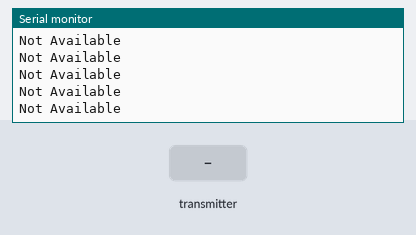
A sketch run on a simulated ESP32-S3. Shown: the last lines printed to the serial monitor. The test bench sets the inputs (shaded band). No radio packets arrive unless stated.

Above: at 1.2 s.
1.3 s: the transmitter starts sending dataReceived.0 = 0
At 1.57 s:
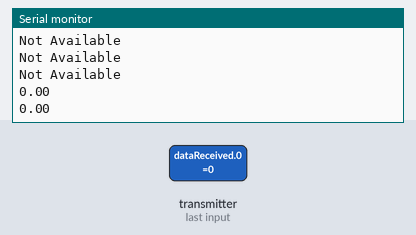
3.3 s: the transmitter starts sending dataReceived.1 = 25
At 3.57 s:
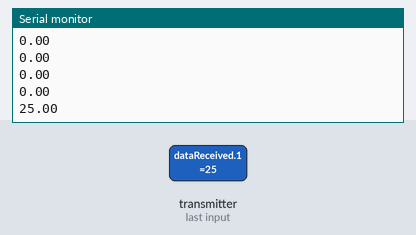
4.8 s: the transmitter starts sending dataReceived.0 = 50
6.3 s: the transmitter starts sending dataReceived.1 = 100
At 6.59 s:
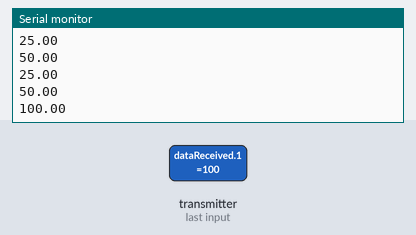
Timing chart, 0 to 8.8 s (numbered marks = the images above; inputs shaded):
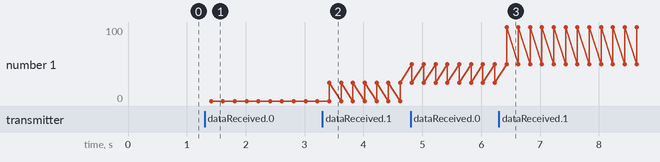

The sketch:

NRF_receiver_esp32.ino
```cpp
/*
nRF24L01    ESP32-S3
---------    ---------
   VCC   ---->  3.3V
   GND   ---->  GND
   CE    ---->  GPIO 4
   CSN   ---->  GPIO 5
   SCK   ---->  GPIO 15
   MOSI  ---->  GPIO 7
   MISO  ---->  GPIO 6

*/
#include <SPI.h>
#include <nRF24L01.h>
#include <RF24.h>

// Define CE and CSN pins for ESP32-S3
RF24 radio(4, 5);  // CE on GPIO 4, CSN on GPIO 5

const byte address[6] = "00001";

void setup() {
  Serial.begin(115200);

  // Initialize SPI communication on ESP32-S3 with specified pins
  SPI.begin(15, 6, 7, 5);  // SCK=15, MISO=6, MOSI=7, CSN=5

  radio.begin();

  // Check if the nRF24L01 module is connected
  if (radio.isChipConnected()) {
    Serial.println("nRF24L01 is connected successfully!");
  } else {
    Serial.println("ERROR: nRF24L01 is NOT connected. Please check wiring.");
    while (true); // Stop further execution if the module is not connected
  }

  radio.openReadingPipe(0, address);
  radio.setPALevel(RF24_PA_MAX);
  radio.setDataRate(RF24_2MBPS);
  radio.setChannel(119);  // Example of setting a higher channel
  radio.startListening();
}

void loop() {
  if (radio.available()) {
    float dataReceived[32];
    radio.read(dataReceived, sizeof(dataReceived));
    Serial.println(dataReceived[0]);
    Serial.println(dataReceived[1]);
    Serial.println();
  } else {
    Serial.println("Not Available");
  }

  delay(200); // Delay to reduce serial output frequency
}
```

Measured:
- after the input at 1.3 s, the serial monitor: prints a new line after 0.11 s (image 1)
- after the input at 3.3 s, the serial monitor: prints a new line after 0.12 s (image 2)
- after the input at 6.3 s, the serial monitor: prints a new line after 0.13 s (image 3)
- plotted number 1: 0 → 25 after the input at 3.3 s, 25 → 100 after the input at 6.3 s
